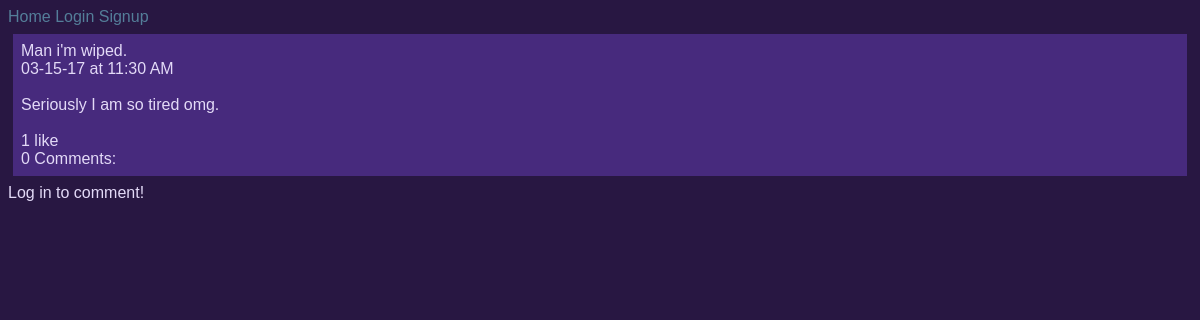
Page /ben/posts/12/ on the earlier database version.
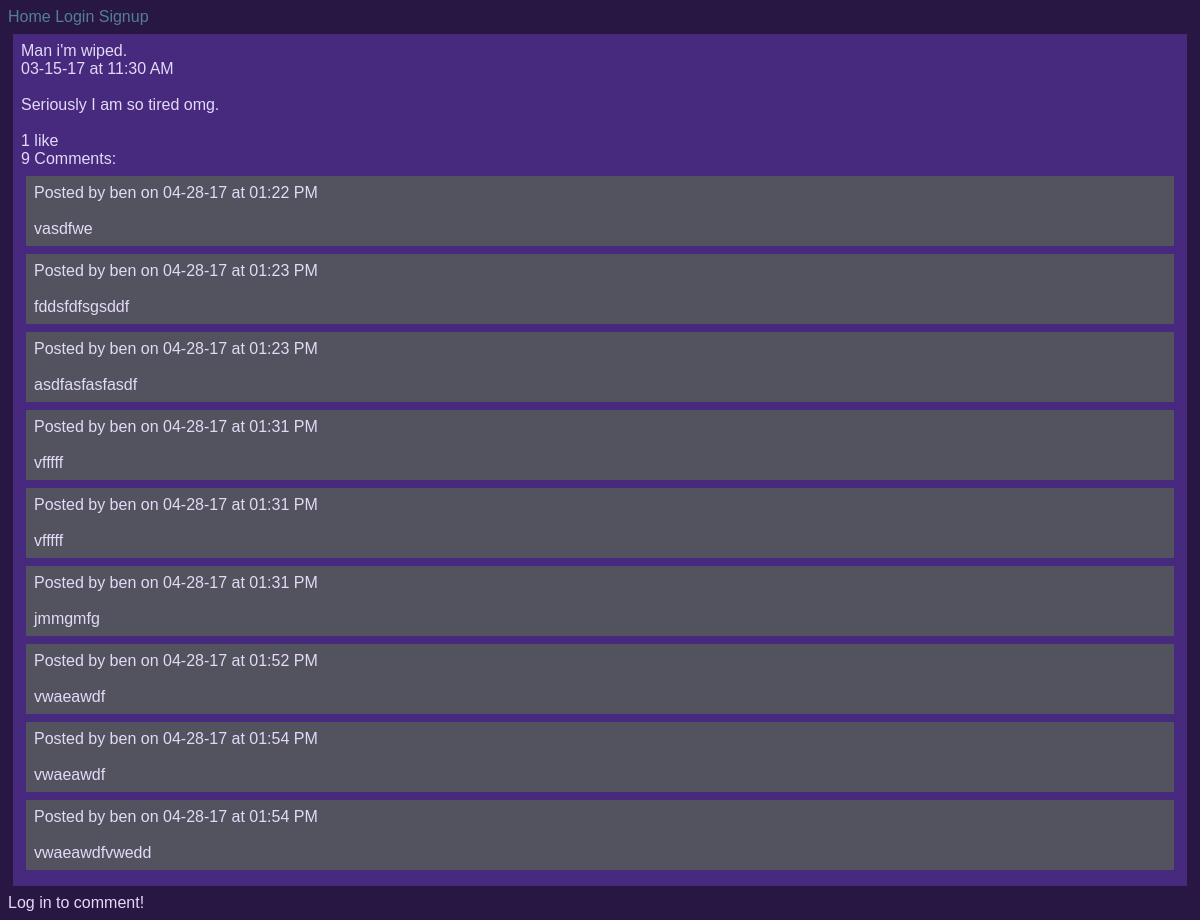
Same page on the later database version.
### posts/models.py (models this page shows)
class Post(models.Model):
        title = models.CharField(max_length=100)
        pub_date = models.DateTimeField('date published', auto_now_add=True)
        body = models.TextField()
        user = models.ForeignKey(User, on_delete=models.CASCADE, null=True)
        def utc_to_local(self, utc_datetime):
	        return utc_datetime.astimezone(tz=None)
        def __str__(self):
	        date = self.utc_to_local(self.pub_date).strftime('%m-%d-%y')
	        time = self.utc_to_local(self.pub_date).strftime('%I:%M %p')
	        return '%s at %s \n\n %s \n\n' % (date, time, self.body)

### comments/models.py (models this page shows)
class Comment(models.Model):
	body = models.TextField()
	pub_date = models.DateTimeField('date published', auto_now_add=True)
	post = models.ForeignKey(Post, on_delete=models.CASCADE)
	user = models.ForeignKey(User, on_delete=models.CASCADE)
	def utc_to_local(self, utc_datetime):
		return utc_datetime.astimezone(tz=None)
	def __str__(self):
		date = self.utc_to_local(self.pub_date).strftime('%m-%d-%y')
		time = self.utc_to_local(self.pub_date).strftime('%I:%M %p')
		return '%s at %s \n\n %s \n' % (date, time, self.body)

### posts/views.py (the view)
# urls.py: url(r'^(?P<post_number>\d+)/$', views.displayPost, name='display-post'),
def displayPost(request, username, post_number):
    post = Post.objects.get(user=User.objects.get(username=username), id=post_number)
    comments = Comment.objects.filter(post=post)
    if request.method == "POST":
    	comment_text = request.POST.get('the_comment')
    	comment = Comment(body=comment_text, post=post, user=request.user)
    	comment.save()
    	response_data={'comment': str(comment), 'user':request.user.username, 'comment_count': post.comment_set.count()}
    	return HttpResponse(json.dumps(response_data), content_type='application/json')
    else:
    	form = CommentForm()
    return render(request, 'posts/single_post.html', {'post': post, 'comments':comments, 'num_comments':post.comment_set.count(), 'form': form})

### posts/templatetags/likes_features.py (called while the page is built)
@register.simple_tag
def like_text(count):
	if count == 1:
		return str(count) + " like"
	else:
		return str(count) + " likes"

@register.simple_tag
def comment_text(count):
	if count == 1:
		return str(count) + " Comment"
	else:
		return str(count) + " Comments"

### posts/templates/posts/single_post.html (shortened to what this page needs)
{% extends 'Blog/base.html' %}
{% load likes_features %}
{% block content %}
<div class="post">
{{ post.title|linebreaksbr }}<br>
{{ post|linebreaksbr }}
<span class="likes" id="like-{{ post.id }}">
{% like_text post.like_set.count %}
</span>
<div id="comment-section">
<span id="comment-count">{% comment_text post.comment_set.count %}:</span><br>
{% for comment in comments %}
	<div class="comment">
	Posted by {{ comment.user }} on
	{{ comment|linebreaksbr }}
	</div>
{% endfor %}
</div>
</div>
{% if user.is_authenticated %}
	<form action="" method="post" id="comment-form">
	{% csrf_token %}
	<h2>Comment:</h2>
		<table>
		{{form.as_table}}
		</table>
		<input type="submit", value="Chime in!">
	</form>
{% else %}
Log in to comment!
{% endif %}
{% endblock content %}

### templates/Blog/base.html (shortened to what this page needs)
<!DOCTYPE html>
{% load static %}
<html>
<head>
	<link rel="stylesheet" type="text/css" href="{% static 'Blog/site.css' %}" />
</head>
<body>
	<div class="container">
		<nav>
			<a href={% url 'home:index' %}>Home</a>
			{% if user.is_authenticated %}
			<a href={% url 'dashboard:index' %}>Dash</a>
			<a href={% url 'posts:index' username=user.username %}>Posts</a>
			<a href={% url 'posts:archive' username=user.username %}>Archive</a>
			<a href={% url 'logout' %}>Logout</a>
			{% else %}
			<a href={% url 'login' %}>Login </a>
			<a href={% url 'signup:index' %}>Signup</a>
			{% endif %}
		</nav>
	</div>
	<div class="container">
	{% block content %}
	{% endblock content %}
	</div>
</body>
</html>

### static/Blog/site.css (style rules this page uses)
a:link { text-decoration: none; color: #547E99; }
nav { background-color: #281742; font-family: Arial, Georgia, serif; }
body { color: #E3DAF7; background-color: #281742; font-family: Arial, Georgia, serif; }
.post { background-color: #472A7D; padding: 8px; margin: 8px 5px; }
.comment { background-color: #52535E; padding: 8px; margin: 8px 5px; }

Differences in the rows shown:
computed for Post "Man i'm wiped.": id "0 Comments" → "9 Comments"
added Comment: user "ben", pub_date+body "04-28-17 at 01:22 PM vasdfwe"
added Comment: user "ben", pub_date+body "04-28-17 at 01:23 PM fddsfdfsgsddf"
added Comment: user "ben", pub_date+body "04-28-17 at 01:23 PM asdfasfasfasdf"
added Comment: user "ben", pub_date+body "04-28-17 at 01:31 PM vfffff"
added Comment: user "ben", pub_date+body "04-28-17 at 01:31 PM vfffff"
added Comment: user "ben", pub_date+body "04-28-17 at 01:31 PM jmmgmfg"
added Comment: user "ben", pub_date+body "04-28-17 at 01:52 PM vwaeawdf"
added Comment: user "ben", pub_date+body "04-28-17 at 01:54 PM vwaeawdf"
added Comment: user "ben", pub_date+body "04-28-17 at 01:54 PM vwaeawdfvwedd"
